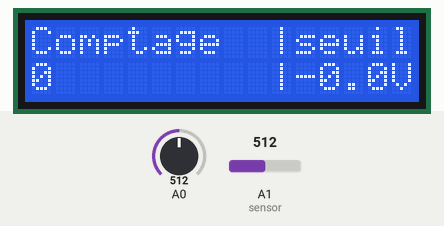
This sketch was run on a simulated Arduino Uno, built with avr-gcc and run on an emulated ATmega328P. On the bench: 16×2 character LCD. Inputs (shaded band) come from the test bench; at power-on: A0 = 512, A1 (sensor) = 512. EEPROM starts erased; what the sketch prints to the serial monitor is not drawn.

Above: at 1.2 s.
1.3 s: A0 set to 0
At 1.7 s:
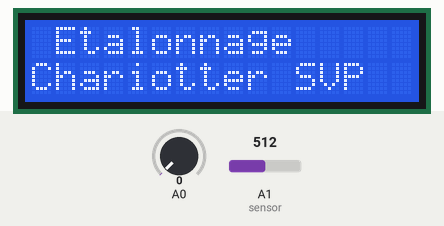
4.3 s: A1 (sensor) set to 716
7.0 s: A1 (sensor) set to 900
10.0 s: A0 set to 122
13.0 s: A1 (sensor) set to 511
At 13.6 s:
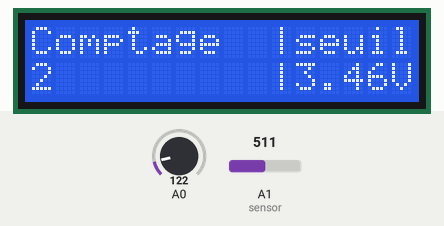
Timing chart, 0 to 15.5 s (numbered marks = the images above; inputs shaded):
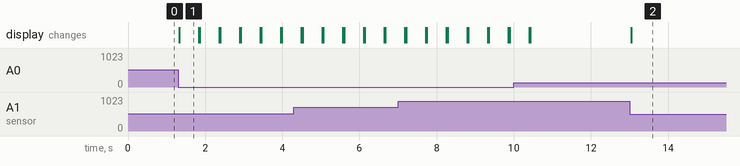

Measured:
- after the input at 1.3 s, the display: changes at once (image 1)
- after the input at 13.0 s, the display: changes after 0.05 s (image 2)
- what the display in image 1 shows lasts 0.5 s, from 1.3 s to 1.8 s

The sketch:

compteur_Michelson.ino
```cpp
/*
 * Code pour compteur de défilement d'anneaux avevl'interféromètre de Michelson.
 * Un photodétecteur (« cible » DIDALAB par exemple) est connecté à la première entrée analogique
 * (entrée A1 car AO est déjà utilisée pour récupérer les valeurs envoyées par les boutons du curseur du shield).

  Le réglage du seuil de détection dépend du photodétecteur et de la luminosité. Idéalement,
  il faudrait qu’il corresponde à la valeur moyenne de la tension mesurée lors de l’alternance des franges ou anneaux.
  Pour le régler efficacement, il suffit de faire défiler les anneaux en maintenant le bouton  RIGHT enfoncé,
  ou faire une acquisition avec la carte Sysam pour visualiser la tension.
.
 */

#include <EEPROM.h>

#include <LiquidCrystal.h>
LiquidCrystal lcd(8,9, 4, 5, 6, 7);
int sensor = A1; // broche pour détection du capteur
int etatSensor ; // état du capteur (haut ou bas)
int valeur_bouton;
int seuil  ;
float seuil_tension ;
int mesure;
int somme_mesure = 0;
float mesure_tension;
float valeur_moyenne =0;
int compt_moy = 0;
bool etat_old= false ; //
bool  etat_new = false; // les états vont changer à chaque chaque modiication de la valeu lue par le capteur (haut/5V ou bas/0V)
int compt=0; // comptage initialisé à 0
long temps; //mesure du temps pour l'acquisition

void setup()
{

  Serial.begin(9600); // pour le moniteur série
  lcd.begin(16,2);
  int seuil;
  valeur_bouton  = analogRead(A0);
  temps = millis();
}

void loop()
{

valeur_bouton  = analogRead(A0);
//Serial.println(valeur_bouton);

// gestion des boutons du curseur
//(remise à zéro pour LEFT, réglage du seuil auto avec RIGHT,
//réglage du seui manuel avec UP/DOWN)

if (valeur_bouton ==205 or valeur_bouton ==203) {
  seuil+=1;
  EEPROM.put(0, seuil);
  delay(10);
}
if (valeur_bouton == 405 or valeur_bouton == 402) {
  seuil-=1;
  EEPROM.put(0, seuil);
  delay(10);
}

 EEPROM.get(0,seuil);

if (valeur_bouton == 619 or valeur_bouton == 622) {
  lcd.clear();
  compt=0;
  somme_mesure = 0;
  compt_moy = 0;
  delay(100);
}

temps = millis();
mesure = analogRead(sensor);
mesure_tension = mesure*5.0/1023;
seuil_tension = seuil *5.0/1023;

if (valeur_bouton == 0) {

  lcd.clear();
  lcd.setCursor(0,0);
  lcd.print(" Etalonnage  ");
  lcd.setCursor(0,1);
  lcd.print("Chariotter SVP");

  compt_moy = compt_moy + 1;
  somme_mesure = somme_mesure + mesure;
  valeur_moyenne = somme_mesure/compt_moy;
  seuil = valeur_moyenne;
  EEPROM.put(0, seuil);
//  Serial.print(compt_moy);
//Serial.print ("\t");
//Serial.println(valeur_moyenne);
  delay(500);
 lcd.clear();

}
else{
  somme_mesure = 0;
  compt_moy = 0;
}

lcd.setCursor(0,0);
lcd.print("Comptage  |seuil");
lcd.setCursor(0,1);
lcd.print(compt/2);
lcd.setCursor(10,1);
lcd.print("|");
lcd.setCursor(11,1);
lcd.print(seuil_tension);
lcd.setCursor(15,1);
lcd.print("V");


if (mesure_tension> seuil_tension){
  etat_new = true;
}
else {
  etat_new =false;
}
if (etat_old != etat_new) {
  etat_old = etat_new;
  compt = compt + 1;
//  Serial.print("  comptage ");
//  Serial.println(compt);
//lcd.clear();


  }
//
Serial.print(temps);
Serial.print ("\t");
Serial.println(mesure_tension);

//Serial.println(valeur_bouton);

 delay(20);
}
```
